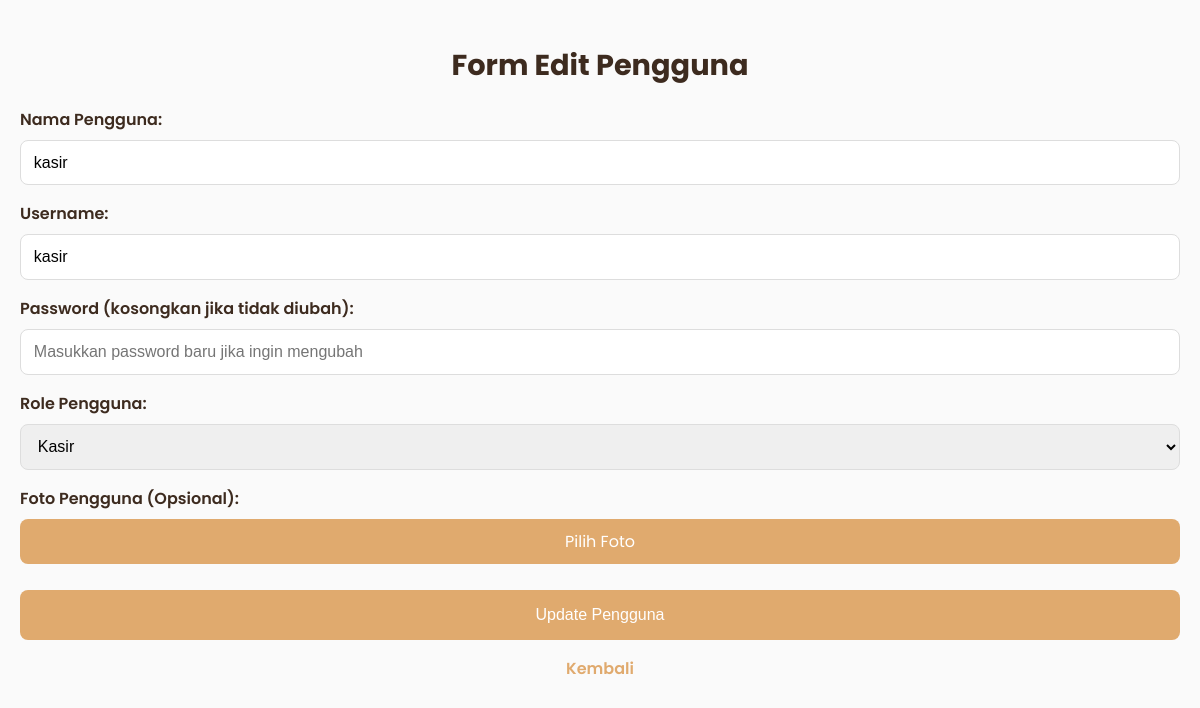
The page /admin/pengguna/edit_pengguna.php?id=2 on the database as committed earlier.
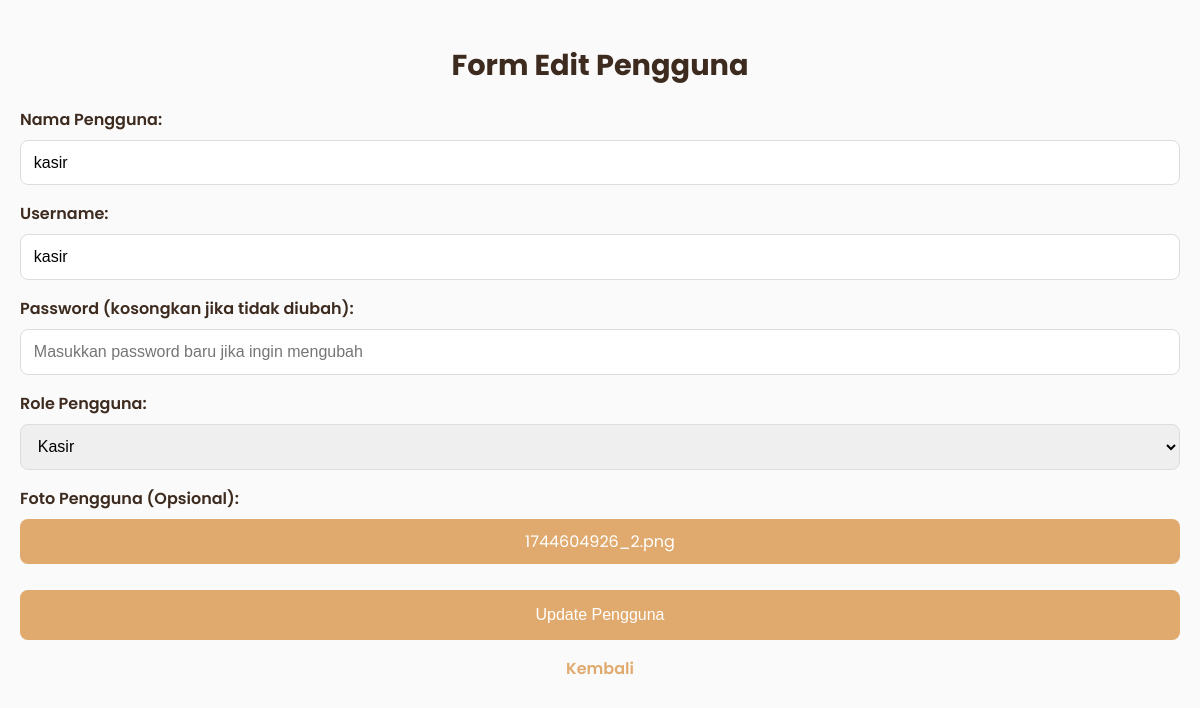
The same page on the database as committed later.
### tables this page shows
CREATE TABLE `user` (
  `UserID` int(10) NOT NULL,
  `nama_user` varchar(255) DEFAULT NULL,
  `remember_token` varchar(255) NOT NULL,
  `username` varchar(255) DEFAULT NULL,
  `password` varchar(255) DEFAULT NULL,
  `role` enum('admin','kasir','owner') DEFAULT NULL,
  `foto` varchar(255) DEFAULT NULL
);

### admin/pengguna/edit_pengguna.php (the view, shortened to what this page needs)
<?php
$mysqli = new mysqli("localhost", "root", "", "kasir_reddra");
$penggunaID = (int) $_GET['id'];
$stmt = $mysqli->prepare("SELECT * FROM user WHERE UserID = ?");
$stmt->bind_param("i", $penggunaID);
$stmt->execute();
$result = $stmt->get_result();
$user = $result->fetch_assoc();
?>
<!DOCTYPE html>
<html lang="id">
<head>
    <link rel="stylesheet" href="https://cdnjs.cloudflare.com/ajax/libs/font-awesome/6.4.0/css/all.min.css">
    <link rel="stylesheet" href="https://cdn.jsdelivr.net/npm/sweetalert2@11/dist/sweetalert2.min.css">
</head>
<body>
    <div class="content-card">
        <div class="card-header">
            <h2>Form Edit Pengguna</h2>
        </div>
        <form action="" method="post" enctype="multipart/form-data">
            <div class="form-group">
                <label class="form-label" for="nama_user">Nama Pengguna:</label>
                <input type="text" name="nama_user" id="nama_user" class="form-control"
                    value="<?= htmlspecialchars($user['nama_user']) ?>" required>
            </div>
            <div class="form-group">
                <label class="form-label" for="username">Username:</label>
                <input type="text" name="username" id="username" class="form-control"
                    value="<?= htmlspecialchars($user['username']) ?>" required>
            </div>
            <div class="form-group">
                <label class="form-label" for="password">Password (kosongkan jika tidak diubah):</label>
                <input type="password" name="password" id="password" class="form-control"
                    placeholder="Masukkan password baru jika ingin mengubah">
            </div>
            <div class="form-group">
                <label class="form-label" for="role">Role Pengguna:</label>
                <select name="role" id="role" class="form-control" required>
                    <option value="kasir" <?= $user['role'] == 'kasir' ? 'selected' : '' ?>>Kasir</option>
                </select>
            </div>
            <div class="form-group">
                <label class="form-label" for="foto">Foto Pengguna (Opsional):</label>
                <div class="custom-file">
                    <label for="foto" class="custom-file-label">
                        <?= ($user['foto'] != "") ? basename($user['foto']) : "Pilih Foto" ?>
                    </label>
                </div>
            </div>
            <button type="submit" class="btn-primary" name="submit">Update Pengguna</button>
        </form>
        <a href="kelola_pengguna.php" class="back-link">Kembali</a>
    </div>
</body>
</html>

Rows that differ between the two databases and show on the page:
changed user "kasir": foto (not shown) → "1744604926_2.png"
Other text that changed with them:
text no longer shown: "Pilih Foto"
